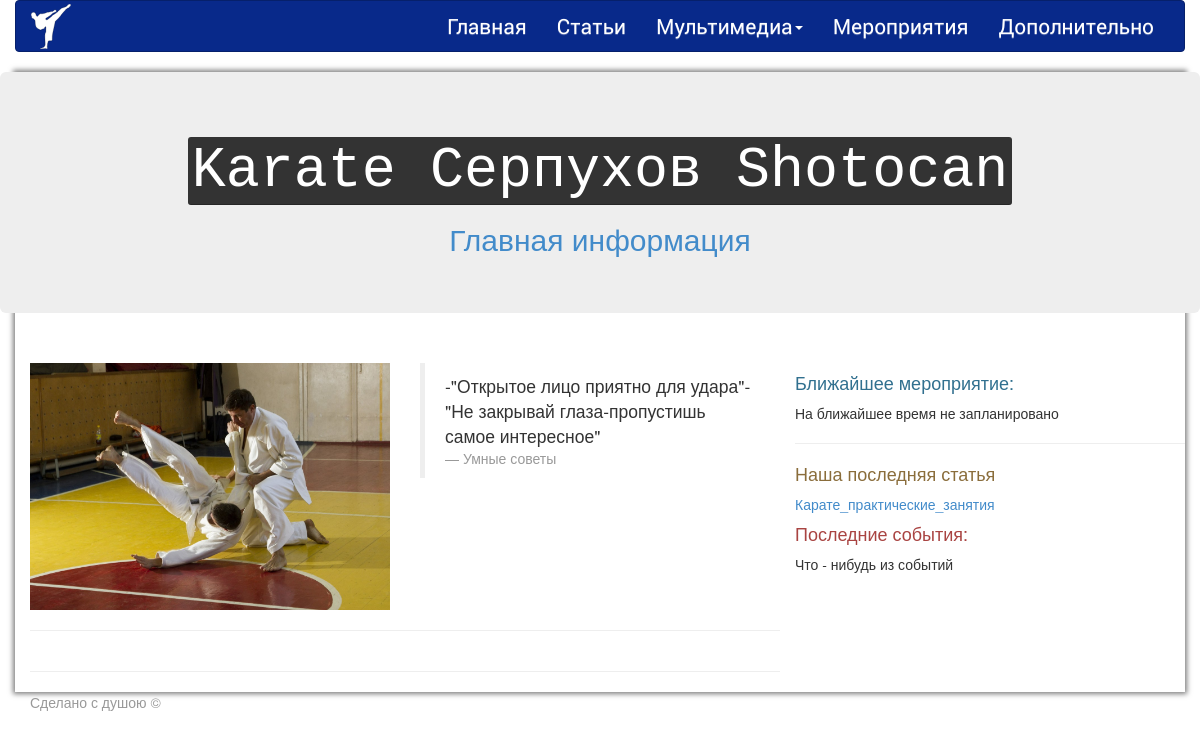
Before: /index/ with the older database file.
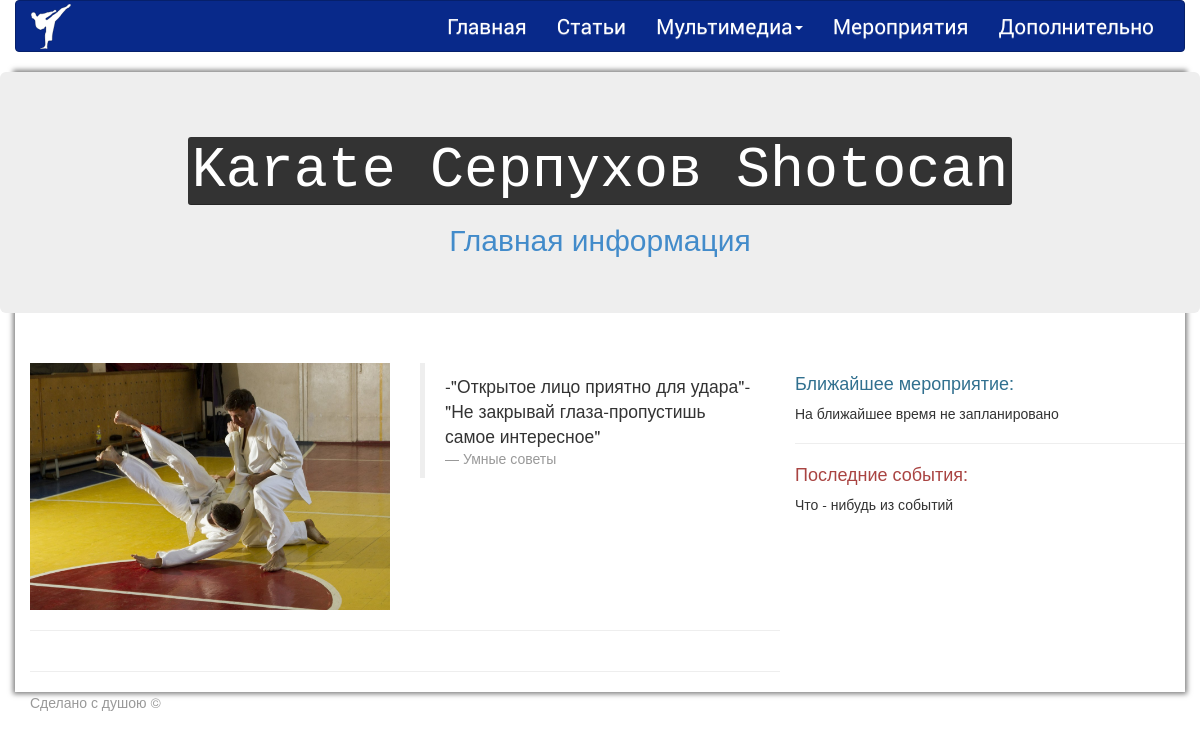
After: the same page with the newer database file.
### karate/models.py (models this page shows, shortened)
class Articles(models.Model):
    name = models.CharField(max_length=100, verbose_name='Название')
    dc = models.DateTimeField(auto_now_add=True, verbose_name='Дата создания статьи')
    short_text = models.CharField(max_length=255, verbose_name='Краткое содержание')
    text = models.TextField(verbose_name='Текст статьи')
    class Meta:
        verbose_name = 'Статью'
        verbose_name_plural = 'Статьи'

### core/views.py (the view)
# urls.py: url(r'^index/$', 'index', name='index'),
def index(request):
    c = {}
    yesterday = datetime.date.today() - datetime.timedelta(days=1)
    events = PlanOfEvents.objects.filter(date__gte=yesterday).order_by('date')
    if events:
        c['events'] = events[0]
    last_article = Articles.objects.order_by('-dc')
    if last_article:
        c['last_article'] = last_article[0]
    return render(request, 'core/index.html', c)

### core/templates/core/index.html (shortened to what this page needs)
{% extends 'core/base.html' %}
{% block full_content %}
    <div class="row">
        <div class="jumbotron">
            <h1 class="text-primary text-center" id="karate_title"><kbd>Karate Серпухов Shotocan</kbd></h1>
            <h2 class="text-primary text-center"> Главная информация </h2>
        </div>
    </div>
    {{ block.super }}
{% endblock %}
{% block content %}
    <div class="row">
        <div class="col-xs-6">
            <img src="{{ STATIC_URL }}core/images/katenev.jpg" width="100%">
        </div>
        <div class="col-xs-6">
            <blockquote>
                -"Открытое лицо приятно для удара"-"Не закрывай глаза-пропустишь самое интересное"
                <footer>Умные советы</footer>
            </blockquote>
        </div>
    </div>
    <hr/>
    <hr/>
{% endblock %}
{% block sidebar %}
    <div class="row">
        <div>
            <a href="{% url 'plan_of_events_list' %}"><h4 class="text-info">Ближайшее мероприятие:</h4></a>
            {% if events %}
                {{ events.name }}
            {% else %}
                На ближайшее время не запланировано
            {% endif %}
            <hr>
            {% if last_article %}
                <a href="{% url 'article_list' %}"><h4 class="text-warning">Наша последняя статья</h4></a>
                <a href="{% url 'article-detail' last_article.pk %}">{{ last_article.name }}</a>
            {% endif %}
            <h4 class="text-danger"> Последние события: </h4>
            Что - нибудь из событий
        </div>
    </div>
{% endblock %}

Changed rows visible on the page:
removed Articles: name "Карате_практические_занятия"
Other visible differences:
text no longer shown: "Наша последняя статья"
